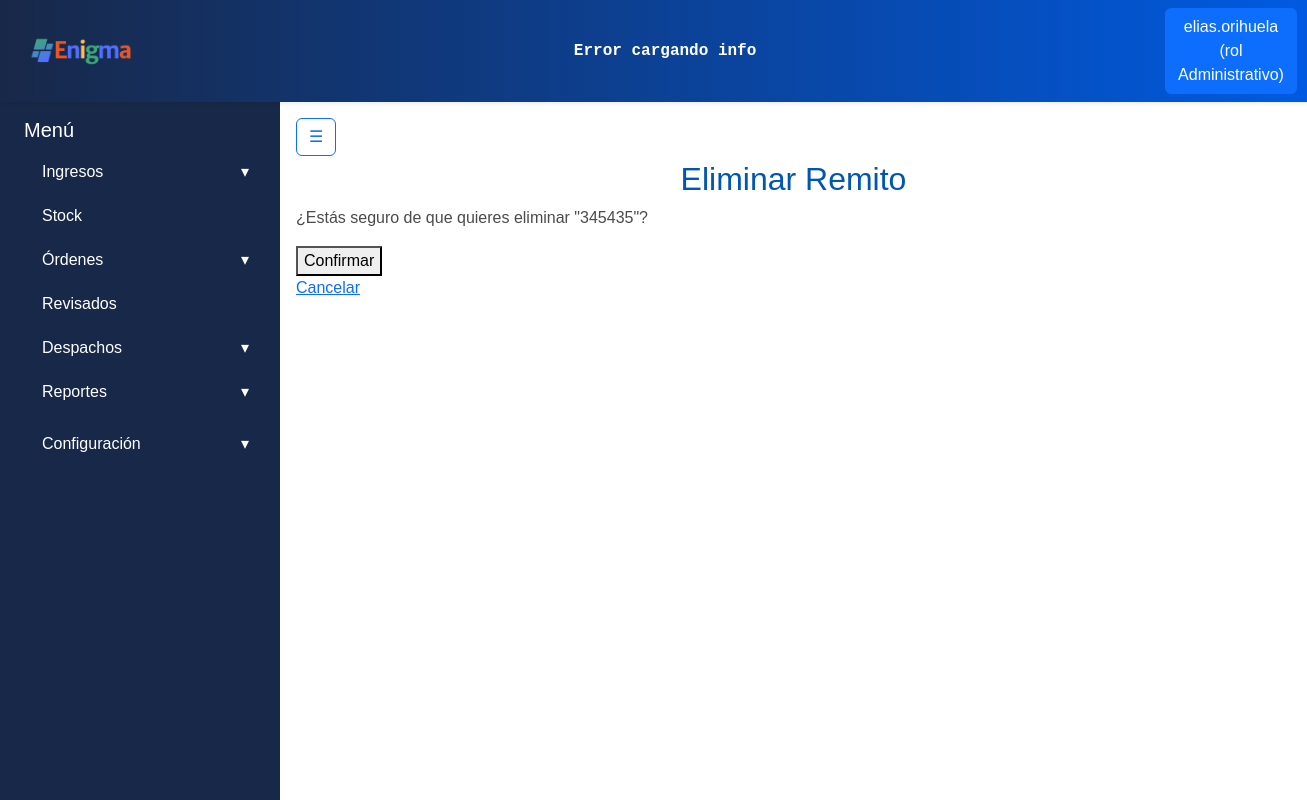
/ingresos/history/eliminar/7/ (signed in), run on the app's committed database.
### apps/usuarios/models.py (models this page shows, shortened)
class Usuarios(AbstractBaseUser):
    username = models.CharField('Nombre de usuario', unique= True, max_length=60)
    email = models.EmailField('Correo electronico', max_length=254, unique= True)
    nombre = models.CharField(max_length=50)
    apellido = models.CharField(max_length=50)
    rol = models.ForeignKey(Roles, on_delete=models.CASCADE)
    activo = models.BooleanField(default=True)
    is_admin = models.BooleanField(default = False)
    is_superuser = models.BooleanField(default=False)
    is_staff = models.BooleanField(default=False)
    objects = UsuariosManager()
    USERNAME_FIELD = 'username'
    REQUIRED_FIELDS = ['nombre', 'apellido', 'email'] #campos necesarios para crear la cuenta por consola

class Roles(models.Model):
    id = models.AutoField(primary_key=True)
    nombre = models.CharField(max_length=50)
    def __str__(self):
        return self.nombre

### apps/ingresos/models.py (models this page shows, shortened)
class Remitos(ModeloBaseConUsuario):
    numero_remito = models.CharField(max_length=20)
    numero_viaje = models.IntegerField()
    detalle_transporte = models.CharField(max_length=30)
    deposito_id = models.ForeignKey('stock.Depositos', on_delete=models.PROTECT)
    fecha_ingreso = models.DateField(auto_now_add=True)
    aprobado = models.BooleanField(default=False)
    productos = models.ManyToManyField('Productos', through='RemitoProducto')

### apps/ingresos/views.py (the view)
# urls.py: path('eliminar/<int:pk>/', eliminar_remito, name='eliminar_remito'),
def eliminar_remito(request, pk):
    remito = get_object_or_404(Remitos, pk=pk)
    if request.method == 'POST':
        remito.delete()
        return redirect('ingresos')
    return render(request, 'remitos/confirmar_eliminar.html', {'remito': remito, 'show_navbar': True})

### apps/ingresos/templates/remitos/confirmar_eliminar.html (shortened to what this page needs)
{% extends "base.html" %}
{% block content %}
<h2>Eliminar Remito</h2>
<p>¿Estás seguro de que quieres eliminar "{{ remito.numero_remito }}"?</p>
<form method="post">
  <button type="submit">Confirmar</button>
</form>
<a href="{% url 'ingresos' %}">Cancelar</a>
{% endblock %}

### templates/includes/header.html (shortened to what this page needs)
{% load static %}
<nav class="navbar navbar-expand-lg shadow-sm navbar-gradient">
  <div class="container-fluid">
    <a class="navbar-brand d-flex align-items-center" href="{% url 'core:dashboard' %}">
      <div class="card-header p-0 bg-transparent border-0">
        <img class="logo_form" src="{% static 'img/enigmaLogoNuevo.png' %}" alt="Enigma Logo">
      </div>
    </a>
    <div class="mx-auto text-center d-none d-lg-block">
        <div class="ticker-container text-white py-1 px-2 rounded">
            <div class="ticker" id="ticker-api">
            </div>
        </div>
    </div>
    <div class="d-flex ms-auto">
      {% if user.is_authenticated %}
        <div class="dropdown">
          <a class="btn btn-primary" href="#" role="button" id="dropdownUser" data-bs-toggle="dropdown" aria-expanded="false">
            {{ user.username }} (rol {{ user.rol }})
          </a>
        </div>
      {% else %}
        <a href="{% url 'usuarios:register' %}" class="btn btn-outline-primary me-2">Registrarse</a>
        <a href="{% url 'usuarios:login' %}" class="btn btn-outline-success">Login</a>
      {% endif %}
    </div>
  </div>
</nav>

### static/css/style.css (style rules this page uses)
:root { --color-bg-navbar-solid:linear-gradient(90deg, #182848 0%, #005ae1 100%); }
.navbar-gradient { background: var(--color-bg-navbar-solid); }
.logo_form { width: auto; height: 40px; margin-right: 10px; margin-left: 0.8rem; }
h2 { color: #e02626; }
body { font-family: Arial, sans-serif; color: #4b4b4b; }
h1, h2 { text-align: center; color: #0056b3; }
.ticker-container { color: #E0F2FE; overflow: hidden; white-space: nowrap; position: relative; width: 1000px; font-weight: bold; font-family: monospace; border-radius: 0.25rem; }
.ticker { display: inline-block; white-space: nowrap; animation: scrollTicker 50s linear infinite; }

### data on the page
Usuarios: username "elias.orihuela", rol "Administrativo"
Remitos: numero_remito "345435"
